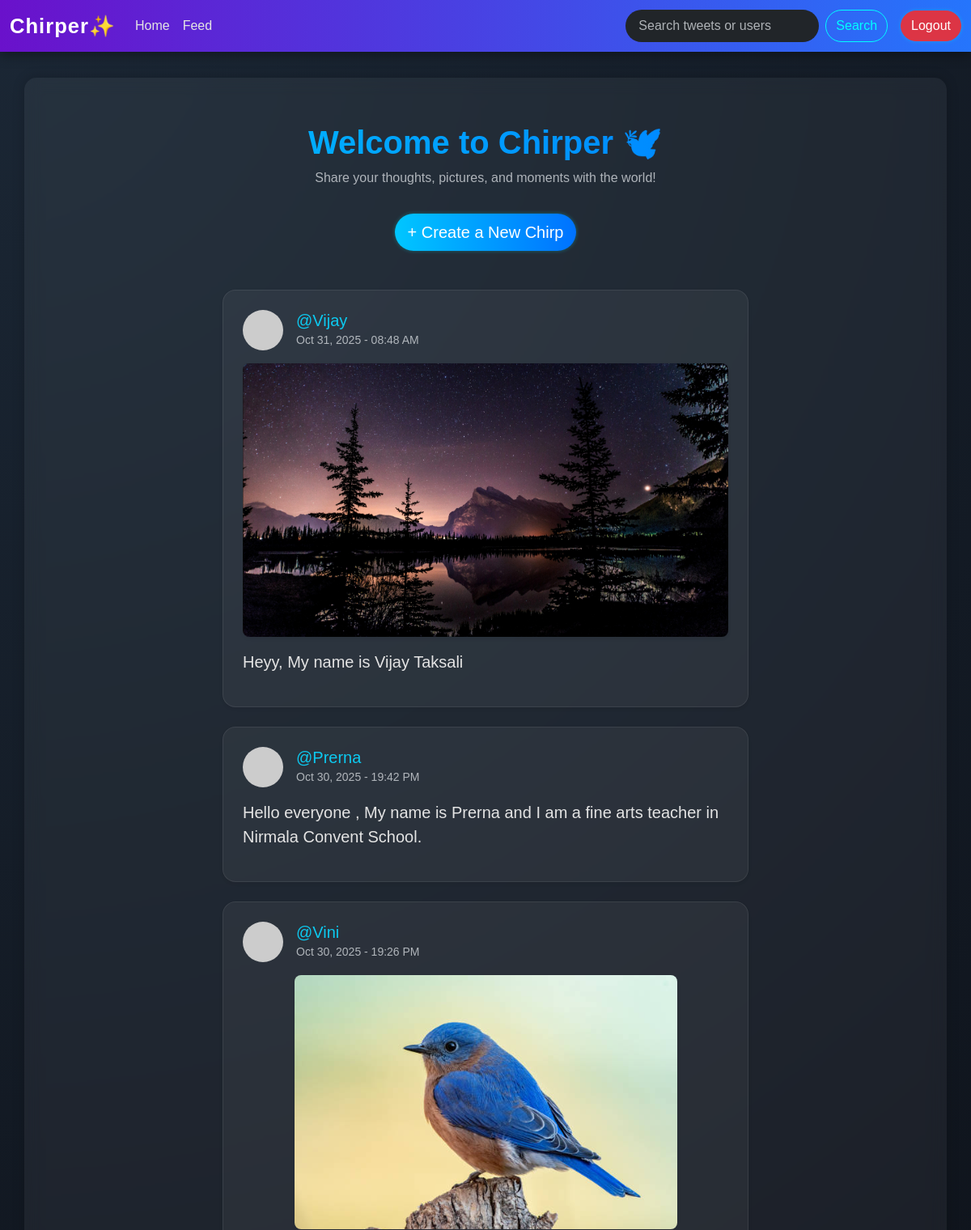
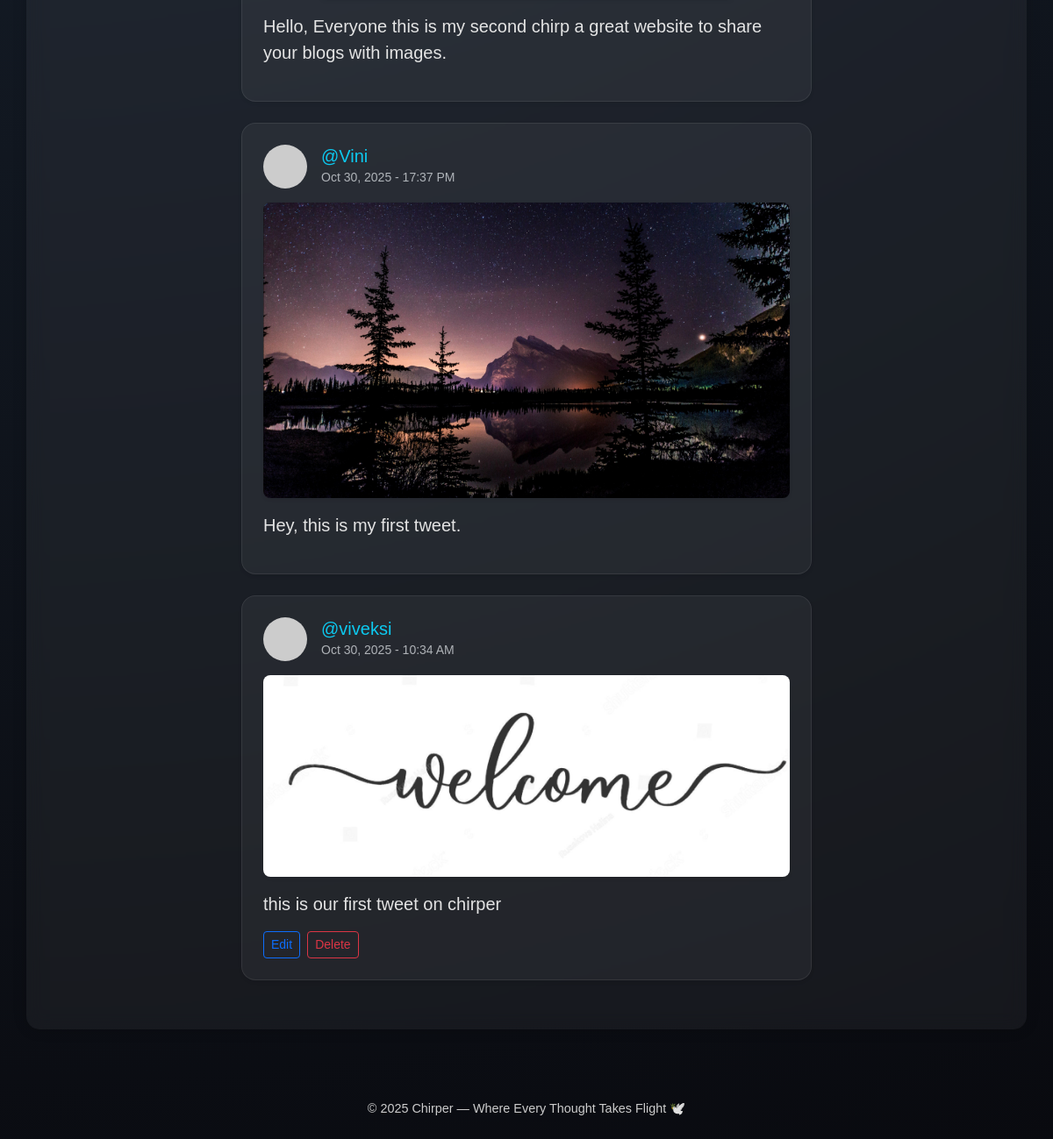
The page /tweet/feed/ (signed in) on the database its author committed (2 pictures, top to bottom).
### tweet/models.py (models this page shows, shortened)
class Tweet(models. Model):
    user=models.ForeignKey(User, on_delete=models.CASCADE)
    text=models.TextField(max_length=250)
    image=models.ImageField(upload_to='photos/', blank=True, null=True)
    created_at=models.DateTimeField(auto_now_add=True)
    updated_at=models.DateTimeField(auto_now=True)

### tweet/views.py (the view)
# urls.py: path("feed/", views.tweet_list, name='tweet_list'),
def tweet_list(request):
    tweets= Tweet.objects.all().order_by('-created_at')
    return render(request, 'tweet_list.html', {'tweets':tweets})

### tweet/templates/tweet_list.html (shortened to what this page needs)
{% extends "layout.html" %}
{% block content %}
<div class="text-center mt-4 mb-5">
  <h1 class="fw-bold text-gradient">Welcome to <span class="text-info">Chirper</span> 🕊️</h1>
  <p class="text-muted">Share your thoughts, pictures, and moments with the world!</p>
  <a class="btn btn-primary btn-lg mt-3" href="{% url 'tweet_create' %}">+ Create a New Chirp</a>
</div>
<div class="tweet-feed mx-auto" style="max-width: 650px;">
  {% for tweet in tweets %}
  <div class="tweet-card p-4 mb-4 rounded-4 shadow-sm">
    <div class="d-flex align-items-center mb-3">
      <img src="https://ui-avatars.com/api/?name={{ tweet.user.username }}&background=random"
           alt="User Avatar" class="rounded-circle me-3" width="50" height="50">
      <div>
        <h5 class="mb-0 text-info">@{{ tweet.user.username }}</h5>
        <small class="text-muted">{{ tweet.created_at|date:"M d, Y - H:i A" }}</small>
      </div>
    </div>
    {% if tweet.image %}
      <div class="tweet-image mb-3 text-center">
        <img src="{{ tweet.image.url }}" alt="Tweet Image" class="img-fluid rounded-3 shadow-sm" style="max-height: 350px; object-fit: cover;">
      </div>
    {% endif %}
    <p class="tweet-text fs-5">{{ tweet.text }}</p>
    {% if tweet.user == user %}
      <div class="mt-3 d-flex gap-2">
        <a href="{% url 'tweet_edit' tweet.id %}" class="btn btn-outline-primary btn-sm">Edit</a>
        <a href="{% url 'tweet_delete' tweet.id %}" class="btn btn-outline-danger btn-sm">Delete</a>
      </div>
    {% endif %}
  </div>
  {% empty %}
    <p class="text-center text-muted fs-5 mt-5">No tweets yet. Be the first to chirp! 🐥</p>
  {% endfor %}
</div>
{% endblock %}

### templates/layout.html (style rules this page uses)
body { background: radial-gradient(circle at top left, #1b2735, #090a0f); color: #f1f1f1; font-family: "Poppins", sans-serif; min-height: 100vh; }
.btn-primary, .btn-success, .btn-danger { border-radius: 25px; box-shadow: 0 0 5px rgba(0, 255, 255, 0.3); transition: 0.3s; }

### tweet/templates/tweet_list.html (style rules this page uses)
.tweet-feed { margin-top: 2rem; }
.tweet-card { background: rgba(255, 255, 255, 0.05); border: 1px solid rgba(255, 255, 255, 0.08); transition: all 0.3s ease; }
.tweet-text { color: #e4e4e4; }
.text-gradient { background: linear-gradient(90deg, #00c6ff, #0072ff); -webkit-background-clip: text; -webkit-text-fill-color: transparent; }
.btn-primary { border-radius: 25px; background: linear-gradient(90deg, #00c6ff, #0072ff); border: none; transition: 0.3s ease; }
.tweet-image img { border-radius: 15px; }

### rows shown on the page
Tweet: user.username "Vijay", created_at "Oct 31, 2025 - 08:48 AM", image (picture), text "Heyy, My name is Vijay Taksali"
Tweet: user.username "Prerna", created_at "Oct 30, 2025 - 19:42 PM", text "Hello everyone , My name is Prerna and I am a fine arts teacher in Nirmala Convent School."
Tweet: user.username "Vini", created_at "Oct 30, 2025 - 19:26 PM", image (picture), text "Hello, Everyone this is my second chirp a great website to share your blogs with images."
Tweet: user.username "Vini", created_at "Oct 30, 2025 - 17:37 PM", image (picture), text "Hey, this is my first tweet."
Tweet: user.username "viveksi", created_at "Oct 30, 2025 - 10:34 AM", image (picture), text "this is our first tweet on chirper", shows "Edit"
